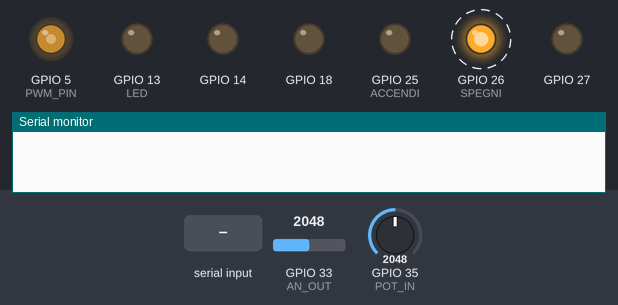
Bench run of a program on a simulated ESP32. On the bench: output pins drawn as LEDs (lit = HIGH), the last lines printed to the serial monitor. Dashed ring = blinking. The inputs (shaded band) are chosen by the test bench; at power-on: GPIO 35 (POT_IN) = 2048, GPIO 33 (AN_OUT) = 2048. Nothing arrives over Bluetooth unless stated.

Above: at 2.8 s.
2.9 s: "1" received over the second serial link
At 11.6 s:
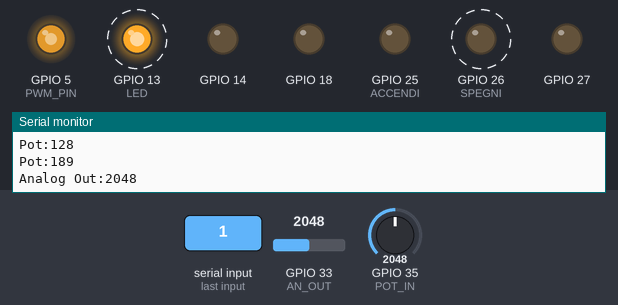
13.9 s: GPIO 35 (POT_IN) set to 2866
At 15.5 s:
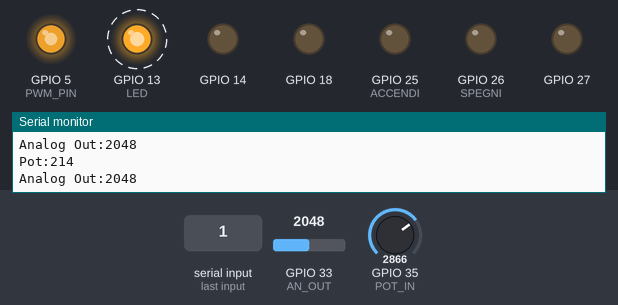
17.4 s: GPIO 35 (POT_IN) set to 60
At 18.0 s:
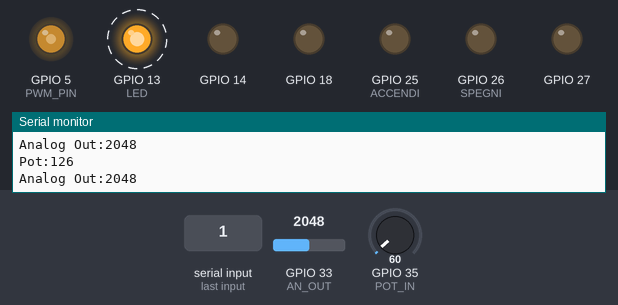
22.8 s: GPIO 33 (AN_OUT) set to 105
26.3 s: GPIO 33 (AN_OUT) set to 95
At 26.8 s:
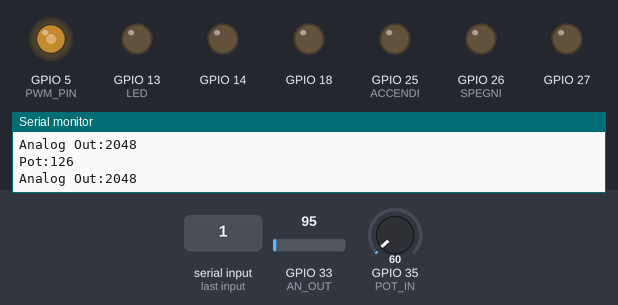
27.8 s: GPIO 33 (AN_OUT) set to 491
At 28.2 s:
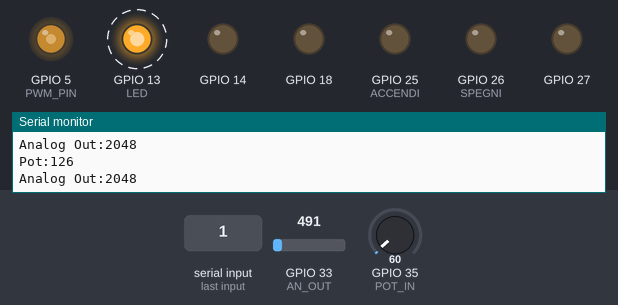
Timing chart, 0 to 33.4 s (numbered marks = the images above; inputs shaded):
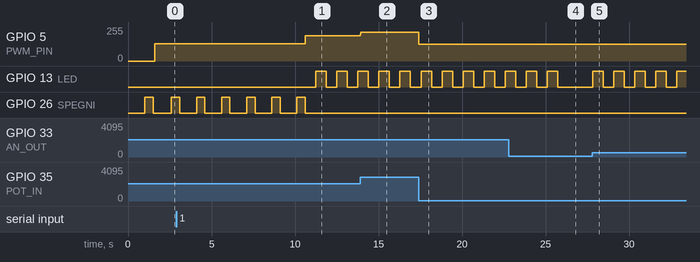

The program:

main.cpp
```cpp
// --------------------------------------------------
//
// Code for control of ESP32 through MIT inventor app (Bluetooth).
// device used for tests: ESP32-WROOM-32D
//
//
//
// --------------------------------------------------

// this header is needed for Bluetooth Serial -> works ONLY on ESP32
#include "BluetoothSerial.h"

#include "analogWrite.h"

#define LED 13

#define AN_OUT 33
#define POT_IN 35
#define DIG_OUT 12      // Riporta accensione o spegnimento pompa

#define ACCENDI 25
#define SPEGNI 26


#define PWM_PIN 5


// init Class:
BluetoothSerial ESP_BT;


// Parameters for Bluetooth interface
int incoming;
int cicli=0;
bool accensione=0;
boolean primo=1;
int intensita_pompa=0;
int intensita_old=0;
int potenziometro=0;
int potenziometro_old=0;

boolean controllo_remoto=0;


void setup() {
  Serial.begin(19200);
  ESP_BT.begin("Inverter Pozzo"); //Name of your Bluetooth interface -> will show up on your phone

  pinMode (18, OUTPUT);
  pinMode (17, INPUT);
  pinMode (16, INPUT);
  pinMode (ACCENDI, OUTPUT);
  pinMode (SPEGNI, OUTPUT);
  pinMode (27, OUTPUT);
  pinMode (14, OUTPUT);
  //pinMode (PWM_PIN, OUTPUT);
  pinMode (LED, OUTPUT);

  pinMode (DIG_OUT, INPUT);
  pinMode (AN_OUT, INPUT);
  pinMode (POT_IN, INPUT);

  digitalWrite(18, LOW);

  digitalWrite(LED, LOW);
  digitalWrite(ACCENDI, LOW);
  digitalWrite(SPEGNI, LOW);
  digitalWrite(27, LOW);
  digitalWrite(14, LOW);


  //analogWriteResolution(5, 8);

  delay(1000);
  digitalWrite(SPEGNI, HIGH);
  delay(500);
  digitalWrite(SPEGNI, LOW);


          potenziometro=0;

        for(int x = 0; x < 20; x++) {
             potenziometro += analogRead(POT_IN);     //lettura 12 bit
             delay(5);
        }
        potenziometro=potenziometro/20;
        potenziometro=potenziometro>>4 ;               //conversione 8 bit
        analogWrite(PWM_PIN, potenziometro);

}

void loop() {

  if(primo==1)
  {primo=0;
  delay(1000);
  digitalWrite(SPEGNI, HIGH);
    delay(500);
  digitalWrite(SPEGNI, LOW);
    delay(1000);
  digitalWrite(SPEGNI, HIGH);
    delay(500);
  digitalWrite(SPEGNI, LOW);
    delay(1000);
  digitalWrite(SPEGNI, HIGH);
    delay(500);
  digitalWrite(SPEGNI, LOW);
    delay(1000);
  digitalWrite(SPEGNI, HIGH);
    delay(500);
  digitalWrite(SPEGNI, LOW);
    delay(1000);
  digitalWrite(SPEGNI, HIGH);
    delay(500);
  digitalWrite(SPEGNI, LOW);
    delay(1000);
  digitalWrite(SPEGNI, HIGH);
    delay(500);
  digitalWrite(SPEGNI, LOW);
  }


  // -------------------- Receive Bluetooth signal ----------------------
  if (ESP_BT.available())
  {
    incoming = ESP_BT.read(); //Read what we receive

    Serial.print("Incoming:"); Serial.println(incoming,DEC);


    //  if(incoming==1 && accensione==0)
      if(incoming==1)
       {digitalWrite(ACCENDI, HIGH);
       delay(200);
       digitalWrite(ACCENDI, LOW);
       //accensione=1;
       //digitalWrite(LED, HIGH);
       }
   //   else if(incoming==2 && accensione==1)
      else if(incoming==2)
       {digitalWrite(SPEGNI, HIGH);
       delay(200);
       digitalWrite(SPEGNI, LOW);
       //accensione=0;
       //digitalWrite(LED, LOW);
       }

       if(incoming>=10)
       intensita_pompa=(incoming/2)+125;

       Serial.print("Pompa:"); Serial.println(intensita_pompa,DEC);
       Serial.print("ACCESO:"); Serial.println(accensione,DEC);
       Serial.print("Pot:"); Serial.println(potenziometro,DEC);


       delay(5);

  }


      if(intensita_pompa>intensita_old+2 || intensita_pompa<intensita_old-2)
       {intensita_old=intensita_pompa;
        controllo_remoto=1;
        analogWrite(PWM_PIN, intensita_pompa);}
       else if( potenziometro > potenziometro_old+6 || potenziometro < potenziometro_old-6)
       {potenziometro_old = potenziometro;
        controllo_remoto=0;
        Serial.print("Pot:"); Serial.println(potenziometro,DEC);
        Serial.print("Analog Out:"); Serial.println(analogRead(AN_OUT),DEC);
        analogWrite(PWM_PIN, potenziometro);}


       if(accensione==1 && cicli>50 && controllo_remoto==0)
       {digitalWrite(LED, !digitalRead(LED));
       cicli=0;}
       else if(accensione==1 && cicli>15 && controllo_remoto==1)
       {digitalWrite(LED, !digitalRead(LED));
       cicli=0;}
       else if(accensione==0)
       digitalWrite(LED, LOW);


       // accensione= digitalRead(DIG_OUT);

       if(analogRead(AN_OUT)>100)
        accensione=1;
        else
        accensione=0;


        potenziometro=0;

        for(int x = 0; x < 10; x++) {
             potenziometro += analogRead(POT_IN);     //lettura 12 bit
             delay(1);
        }
        potenziometro=potenziometro/10;
        potenziometro= potenziometro>>4 ;               //conversione 8 bit
      //  if(potenziometro<70)
      //  potenziometro=70;
        potenziometro=(potenziometro/2)+125;


        ++cicli;
        delay(1);


}
```

Measured:
- the behaviour switches between 101 and 100 on GPIO 33 (AN_OUT) (found by bisection; images 3 and 4)
- after the input at 2.9 s, GPIO 5 (PWM_PIN): 128/255 → 189/255 after 7.7 s
- after the input at 13.9 s, GPIO 5 (PWM_PIN): 189/255 → 214/255 at once
- after the input at 17.4 s, GPIO 5 (PWM_PIN): 214/255 → 126/255 at once
- after the input at 26.3 s, GPIO 13 (LED): stays LOW (without the input it goes to HIGH after 0.06 s)
- after the input at 27.8 s, GPIO 13 (LED): alternates HIGH for 0.63 s and LOW for 0.63 s, starting at once
- by itself, GPIO 26 (SPEGNI): alternates HIGH for 0.50 s and LOW for 1.0 s, 11 changes in all, then stays LOW
